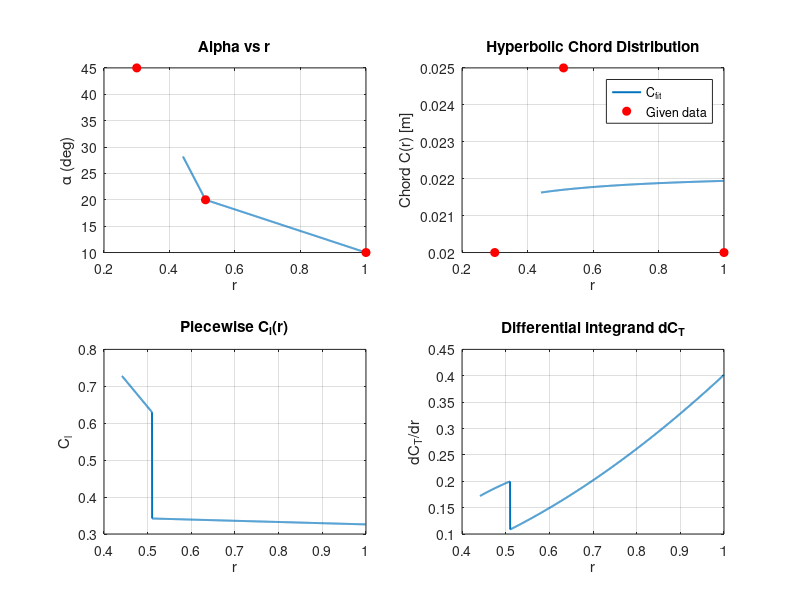

This figure's MATLAB source: (Note: this script raises an error after producing the figure.)
% Small rotor thrust calculation with hub cutoff and 12 blades
clear; close all; clc;

% ---------------- Parameters ----------------
N = 12;            % number of blades
R = 0.034;         % blade radius (m)
Rhub = 0.015;      % hub radius (m)
RPM = 34000;       % rotational speed
rho = 1.225;       % air density (kg/m^3)

% Nondimensional span range (from hub to tip)
r = linspace(Rhub/R, 1.0, 2000);

% ---------------- Alpha distribution ----------------
r_alpha_points = [0.3, 0.51, 1.0];       % given nondimensional stations
alpha_points_deg = [45, 20, 10];         % corresponding alpha (deg)
alpha_r_deg = interp1(r_alpha_points, alpha_points_deg, r, 'linear', 'extrap');
alpha_r = deg2rad(alpha_r_deg);          % convert to radians

% ---------------- Chord distribution (fit hyperbola) ----------------
r_chord_points = [0.3, 0.51, 1.0];
C_points = [0.02, 0.025, 0.02];   % chord values (m)
A_fit = [1./r_chord_points(:), ones(size(r_chord_points(:)))];
x_fit = A_fit \ C_points(:);      % least-squares [a; b]
a = x_fit(1); b = x_fit(2);
C_r = a ./ r + b;
C_r(C_r < 0) = eps;  % avoid negative chord

% ---------------- Lift coefficient (piecewise) ----------------
Cl_r = zeros(size(r));
Cl_r(r <= 0.51) = 0.39 + 0.687  .* alpha_r(r <= 0.51);
Cl_r(r > 0.51)  = 0.31 + 0.0916 .* alpha_r(r > 0.51);

% ---------------- Differential thrust coefficient integrand ----------------
prefactor = 0.5 * (N / (pi * R));
dCT = prefactor .* C_r .* Cl_r .* (r.^2);

% ---------------- Integrate to get CT ----------------
CT = trapz(r, dCT);

% ---------------- Rotor disc area ----------------
A_rotor = pi * R^2;

% ---------------- Tip speed ----------------
omega = 2*pi*RPM/60;   % rad/s
Vtip = omega * R;

% ---------------- Total thrust ----------------
T = rho * A_rotor * Vtip^2 * CT;

% ---------------- Display results ----------------
fprintf('Fitted hyperbola: C(r) = %.6f./r + %.6f\n', a, b);
fprintf('Thrust coefficient C_T = %.6f\n', CT);
fprintf('Total thrust T = %.4f N (%.2f grams)\n', T, T*1000/9.81);

% ---------------- Plots ----------------
figure('Units','normalized','Position',[0.12 0.12 0.65 0.7]);

subplot(2,2,1);
plot(r, rad2deg(alpha_r), 'LineWidth', 1.4);
hold on; plot(r_alpha_points, alpha_points_deg, 'ro','MarkerFaceColor','r');
xlabel('r'); ylabel('\alpha (deg)'); grid on; title('Alpha vs r');

subplot(2,2,2);
plot(r, C_r, 'LineWidth', 1.4);
hold on; plot(r_chord_points, C_points, 'ro','MarkerFaceColor','r');
xlabel('r'); ylabel('Chord C(r) [m]'); grid on; title('Hyperbolic Chord Distribution');
legend('C_{fit}','Given data','Location','best');

subplot(2,2,3);
plot(r, Cl_r, 'LineWidth', 1.4);
xlabel('r'); ylabel('C_l'); grid on; title('Piecewise C_l(r)');

subplot(2,2,4);
plot(r, dCT, 'LineWidth', 1.4);
xlabel('r'); ylabel('dC_T/dr'); grid on; title('Differential integrand dC_T');

sgtitle(sprintf('C_T = %.6f   |   Thrust = %.4f N (%.2f grams)', ...
    CT, T, T*1000/9.81),'FontWeight','Bold');
